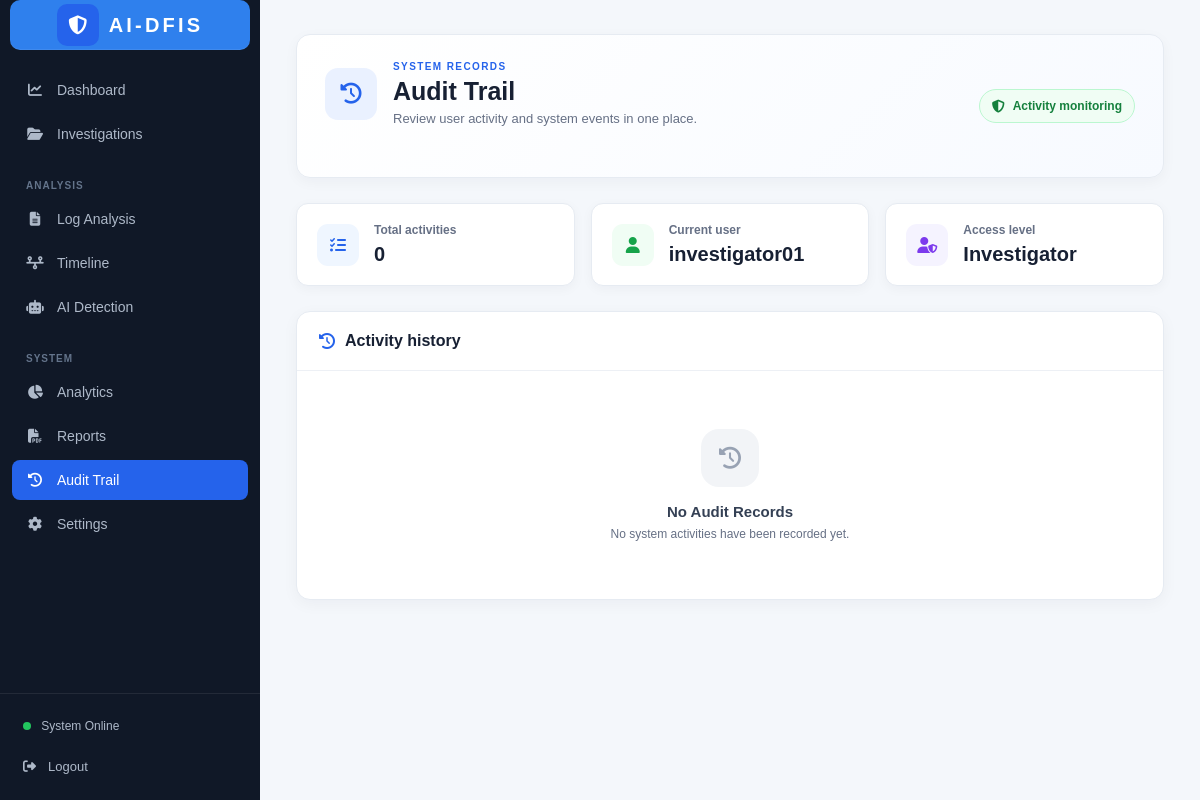
The app's page /audit-trail (signed in), older data.
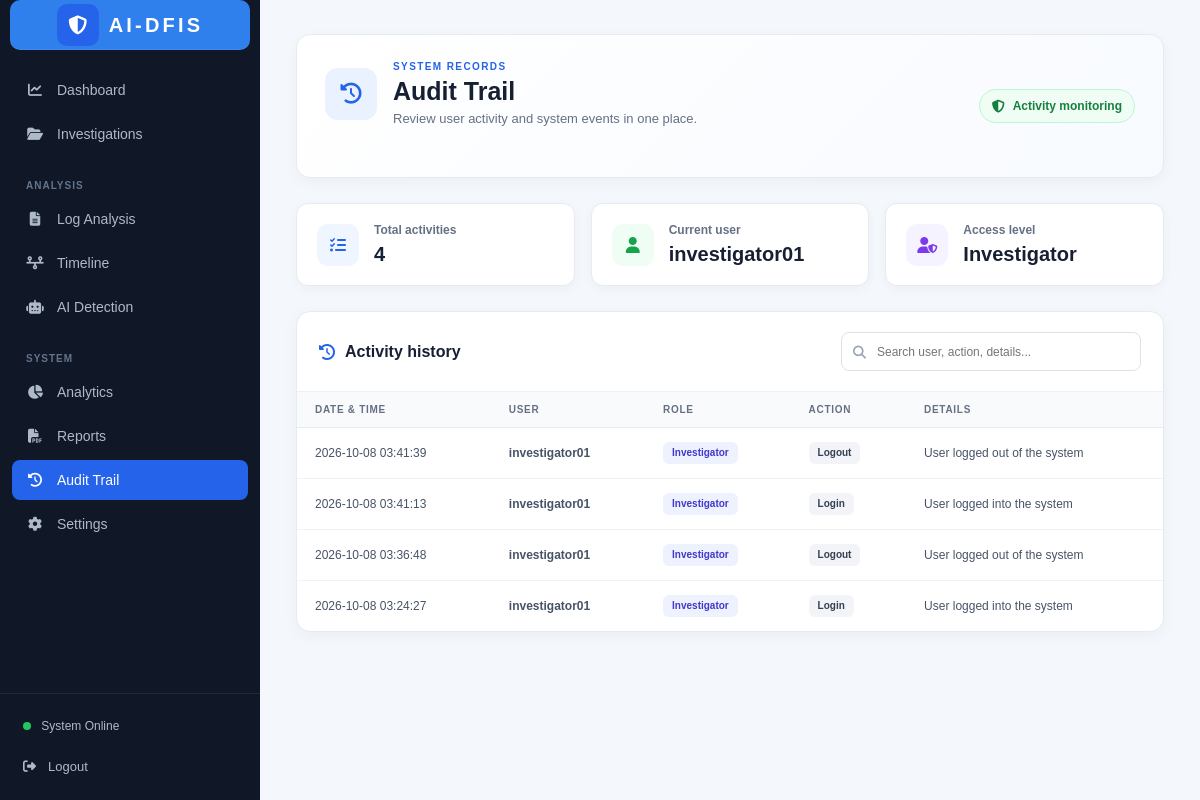
The same page, newer data.
### tables this page shows
CREATE TABLE audit_logs (
            id INTEGER PRIMARY KEY AUTOINCREMENT,
            user_id INTEGER,
            username TEXT,
            role TEXT,
            action TEXT NOT NULL,
            details TEXT,
            timestamp TEXT NOT NULL,
            FOREIGN KEY (user_id) REFERENCES users(id)
        );

### app.py (the view)
@app.route("/audit-trail")
def audit_trail():
    conn = get_db_connection()
    if session.get("role") == "Admin":
        logs = conn.execute("""

            SELECT id, username, role, action, details, timestamp

            FROM audit_logs

            ORDER BY id DESC

        """).fetchall()
    else:
        logs = conn.execute("""

            SELECT id, username, role, action, details, timestamp

            FROM audit_logs

            WHERE user_id = ?

            ORDER BY id DESC

        """, (session.get("user_id"),)).fetchall()
    conn.close()
    return render_template(
        "audit_trail.html",
        logs=logs
    )

### app.py (called while the page is built)
def get_db_connection():
    conn = sqlite3.connect(DATABASE)
    conn.row_factory = sqlite3.Row
    return conn

def login_required():
    return "user_id" in session

@app.before_request
def require_login():
    if request.endpoint in ["login", "static"]:
        return None
    if not login_required():
        return redirect(url_for("login"))
    return None

### templates/audit_trail.html (shortened to what this page needs)
<!DOCTYPE html>
<html lang="en">
<head>
    <link rel="stylesheet"
          href="https://cdnjs.cloudflare.com/ajax/libs/font-awesome/6.5.2/css/all.min.css">
    <link rel="stylesheet"
          href="{{ url_for('static', filename='css/style.css') }}">
</head>
<body>
<div class="dashboard-container">
    <aside class="sidebar">
        <div class="logo">
            <div class="logo-icon">
                <i class="fa-solid fa-shield-halved"></i>
            </div>
            <div>
                <h2 class="brand-wordmark">AI-DFIS</h2>
            </div>
        </div>
        <nav class="sidebar-menu">
            <a href="/dashboard" class="menu-item">
                <i class="fa-solid fa-chart-line"></i>
                <span>Dashboard</span>
            </a>
            <a href="/investigations" class="menu-item">
                <i class="fa-solid fa-folder-open"></i>
                <span>Investigations</span>
            </a>
            <div class="menu-title">
                ANALYSIS
            </div>
            <a href="/log-analysis" class="menu-item">
                <i class="fa-solid fa-file-lines"></i>
                <span>Log Analysis</span>
            </a>
            <a href="/timeline" class="menu-item">
                <i class="fa-solid fa-timeline"></i>
                <span>Timeline</span>
            </a>
            <a href="/ai-detection" class="menu-item">
                <i class="fa-solid fa-robot"></i>
                <span>AI Detection</span>
            </a>
            <div class="menu-title">
                SYSTEM
            </div>
            <a href="/analytics" class="menu-item">
                <i class="fa-solid fa-chart-pie"></i>
                <span>Analytics</span>
            </a>
            <a href="/reports" class="menu-item">
                <i class="fa-solid fa-file-pdf"></i>
                <span>Reports</span>
            </a>
            <a href="/audit-trail" class="menu-item active">
                <i class="fa-solid fa-clock-rotate-left"></i>
                <span>Audit Trail</span>
            </a>
            <a href="/settings" class="menu-item">
                <i class="fa-solid fa-gear"></i>
                <span>Settings</span>
            </a>
        </nav>
        <div class="sidebar-bottom">
            <div class="system-status">
                <span class="status-dot"></span>
                <span>System Online</span>
            </div>
            <a href="/logout" class="logout">
                <i class="fa-solid fa-right-from-bracket"></i>
                Logout
            </a>
        </div>
    </aside>
    <main class="main-content audit-content">
        <div class="page-header">
        <div class="page-heading">
            <div class="page-heading-icon">
                <i class="fa-solid fa-clock-rotate-left"></i>
            </div>
            <div>
                <span class="eyebrow">SYSTEM RECORDS</span>
                <h1>Audit Trail</h1>
                <p>Review user activity and system events in one place.</p>
            </div>
        </div>
        <span class="audit-integrity-label">
            <i class="fa-solid fa-shield-halved"></i>
            Activity monitoring
        </span>
    </div>
        <div class="audit-summary">
            <div class="summary-card">
                <div class="summary-icon"><i class="fa-solid fa-list-check"></i></div>
                <div class="summary-copy">
                    <span>Total activities</span>
                    <strong>{{ logs|length }}</strong>
                </div>
            </div>
            <div class="summary-card">
                <div class="summary-icon"><i class="fa-solid fa-user"></i></div>
                <div class="summary-copy">
                    <span>Current user</span>
                    <strong>{{ session.get("username") }}</strong>
                </div>
            </div>
            <div class="summary-card">
                <div class="summary-icon"><i class="fa-solid fa-user-shield"></i></div>
                <div class="summary-copy">
                    <span>Access level</span>
                    <strong>{{ session.get("role") }}</strong>
                </div>
            </div>
        </div>
        <div class="audit-container">
            <div class="audit-container-header">
                <h2>
                    <i class="fa-solid fa-clock-rotate-left"></i>
                    Activity history
                </h2>
                {% if logs %}
                <label class="audit-search">
                    <input id="audit-search-input"
                           type="search"
                           placeholder="Search user, action, details..."
                           aria-label="Search audit activity">
                </label>
                {% endif %}
            </div>
            {% if logs %}
            <div class="audit-table-wrap">
            <table class="audit-table" id="audit-table">
                <thead>
                    <tr>
                        <th scope="col">Date &amp; time</th>
                        <th scope="col">User</th>
                        <th scope="col">Role</th>
                        <th scope="col">Action</th>
                        <th scope="col">Details</th>
                    </tr>
                </thead>
                <tbody>
                    {% for log in logs %}
                    <tr>
                        <td class="audit-time">
                            {{ log["timestamp"] }}
                        </td>
                        <td class="audit-user">
                            <strong>
                                {{ log["username"] }}
                            </strong>
                        </td>
                        <td>
                            <span class="role-badge">
                                {{ log["role"] }}
                            </span>
                        </td>
                        <td>
                            <span class="action-badge">
                                {{ log["action"] }}
                            </span>
                        </td>
                        <td class="audit-details">
                            {{ log["details"] or "-" }}
                        </td>
                    </tr>
                    {% endfor %}
                </tbody>
            </table>
            </div>
            {% else %}
            <div class="empty-state">
                <i class="fa-solid fa-clock-rotate-left"></i>
                <h3>No Audit Records</h3>
                <p>
                    No system activities have been recorded yet.
                </p>
            </div>
            {% endif %}
        </div>
    </main>
</div>
</body>
</html>

### static/css/style.css (style rules this page uses)
* { margin: 0; padding: 0; box-sizing: border-box; }
body { font-family: Arial, Helvetica, sans-serif; background: #f4f6f9; }
.logo { width: 220px; height: 70px; background: #2f80ed; border-radius: 10px; display: flex; align-items: center; justify-content: center; font-size: 20px; font-weight: bold; }
.dashboard-container { display: flex; min-height: 100vh; background: #f4f7fb; }
.sidebar { width: 260px; background: #101827; color: white; display: flex; flex-direction: column; position: fixed; left: 0; top: 0; bottom: 0; z-index: 100; }
.logo { display: flex; align-items: center; flex: 0 1 auto; min-width: 0; flex-wrap: wrap; gap: 12px; padding: 25px 22px; border-bottom: 1px solid rgba(255,255,255,0.08); }
.logo-icon { width: 42px; height: 42px; border-radius: 10px; background: #2563eb; display: flex; align-items: center; justify-content: center; font-size: 19px; }
.logo h2 { margin: 0; font-size: 18px; letter-spacing: 0.12em; line-height: 1; }
.sidebar .logo { width: 240px; height: 50px; flex: 0 0 auto; margin: 0 auto; padding: 4px 10px; flex-direction: row; justify-content: center; gap: 10px; text-align: center; }
.sidebar .logo > div:last-child { width: auto; display: flex; flex-direction: column; align-items: center; }
.sidebar .logo .brand-wordmark { width: auto; font-size: 20px; letter-spacing: 0.16em; text-align: center; }
.brand-wordmark { color: #ffffff; font-weight: 800; text-transform: uppercase; }
.sidebar-menu { padding: 20px 12px; flex: 1; }
.menu-title { color: #64748b; font-size: 10px; font-weight: 700; letter-spacing: 1px; padding: 22px 14px 8px; }
.menu-item { display: flex; align-items: center; gap: 13px; padding: 12px 14px; margin-bottom: 4px; color: #aeb9c9; text-decoration: none; border-radius: 8px; font-size: 14px; transition: 0.2s; }
.menu-item i { width: 18px; text-align: center; }
.menu-item.active { background: #2563eb; color: white; }
.sidebar-bottom { padding: 15px; border-top: 1px solid rgba(255,255,255,0.08); }
.system-status { font-size: 12px; color: #aeb9c9; padding: 10px 8px; margin-bottom: 5px; }
.status-dot { width: 8px; height: 8px; background: #22c55e; display: inline-block; border-radius: 50%; margin-right: 7px; }
.logout { display: flex; align-items: center; gap: 12px; color: #aeb9c9; text-decoration: none; padding: 11px 8px; font-size: 13px; }
.main-content { margin-left: 260px; width: calc(100% - 260px); }
.page-heading { display: flex; justify-content: space-between; align-items: center; margin-bottom: 25px; }
.page-heading p { margin: 0; font-size: 12px; color: #7b8797; }

Row changes from the older to the newer data that the page shows:
added audit_logs: timestamp "2026-10-08 03:41:39", username "investigator01", role "Investigator", action "Logout", details "User logged out of the system"
added audit_logs: timestamp "2026-10-08 03:41:13", username "investigator01", role "Investigator", action "Login", details "User logged into the system"
added audit_logs: timestamp "2026-10-08 03:36:48", username "investigator01", role "Investigator", action "Logout", details "User logged out of the system"
added audit_logs: timestamp "2026-10-08 03:24:27", username "investigator01", role "Investigator", action "Login", details "User logged into the system"
Text that changed along with them:
{{ logs|length }}: "0" → "4"
text no longer shown: "No Audit Records No system activities have been recorded yet."
text now shown: "DATE & TIME USER ROLE ACTION DETAILS"
